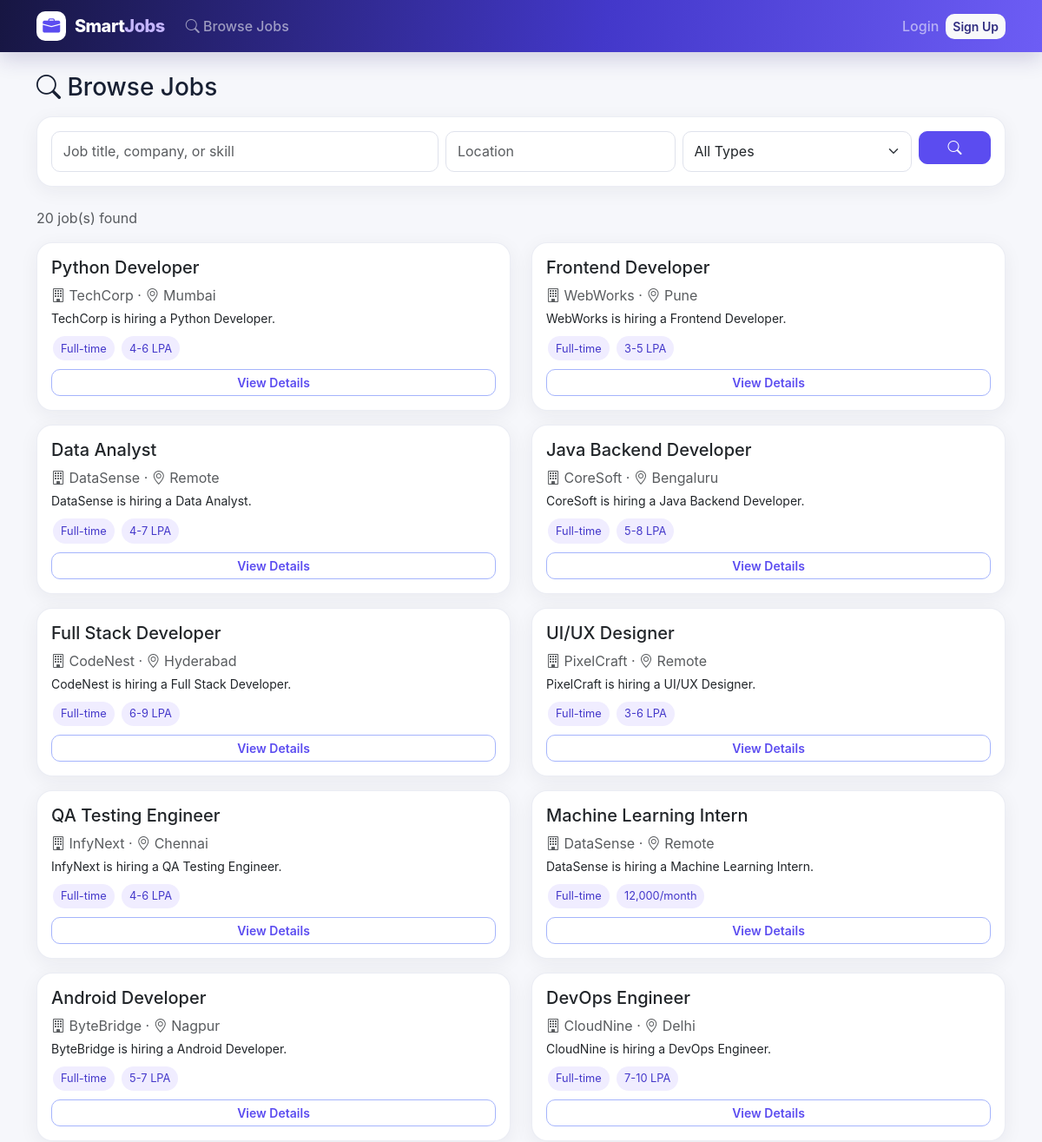
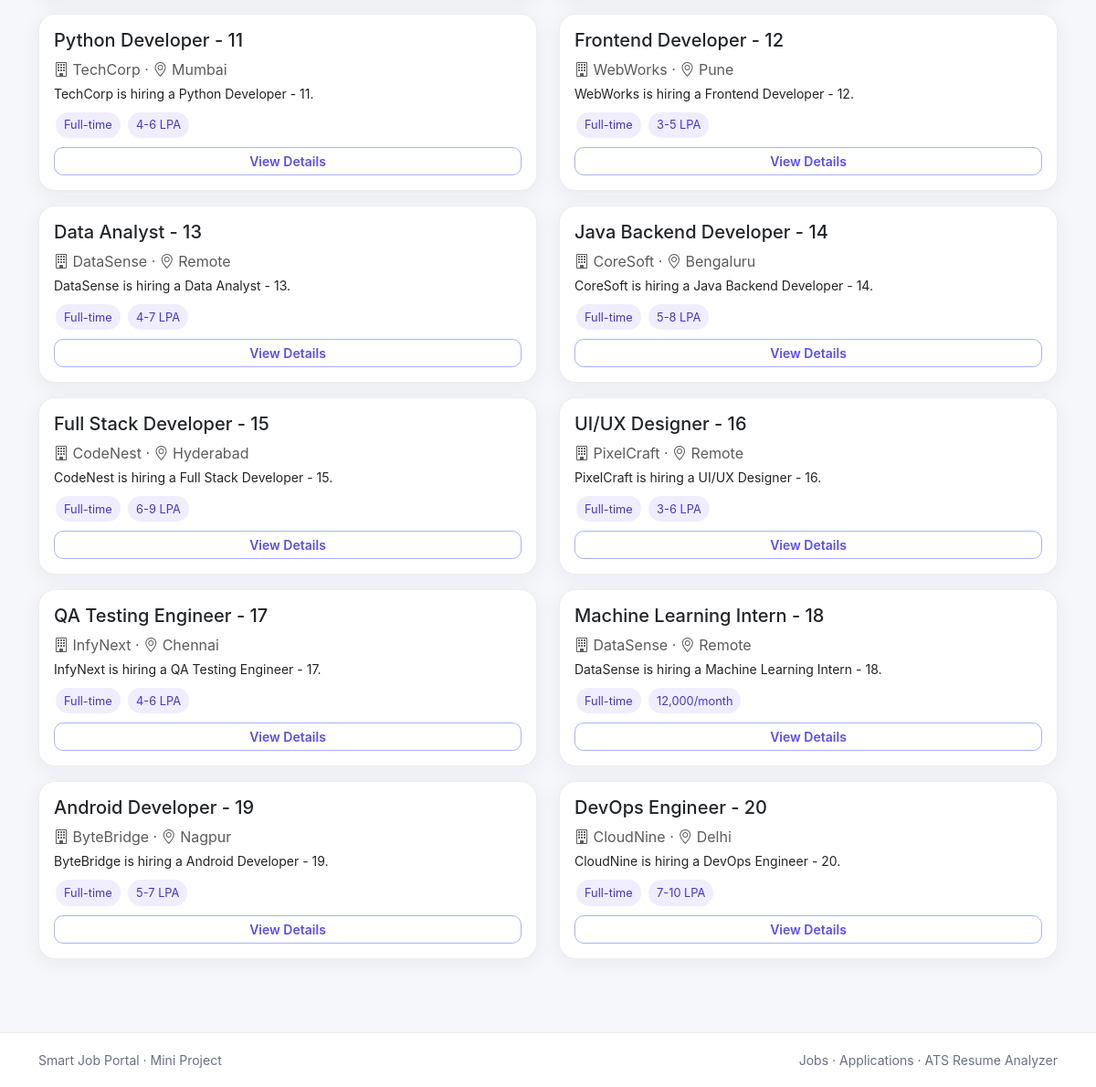
Page /jobs on the committed database (2 pictures, top to bottom).
### app.py (models this page shows, shortened)
class Job(db.Model):
    id = db.Column(db.Integer, primary_key=True)
    title = db.Column(db.String(200), nullable=False)
    company = db.Column(db.String(150), nullable=False)
    location = db.Column(db.String(120))
    job_type = db.Column(db.String(50), default="Full-time")
    category = db.Column(db.String(100))
    description = db.Column(db.Text, nullable=False)
    required_skills = db.Column(db.Text)
    min_experience = db.Column(db.Integer, default=0)
    salary_range = db.Column(db.String(100))
    posted_by = db.Column(db.Integer, db.ForeignKey("user.id"), nullable=False)
    posted_at = db.Column(db.DateTime, default=datetime.utcnow)
    is_active = db.Column(db.Boolean, default=True)
    applications = db.relationship("Application", backref="job", cascade="all, delete-orphan")

### app.py (the view)
@app.route("/jobs")
def list_jobs():
    q = request.args.get("q", "").strip()
    location = request.args.get("location", "").strip()
    job_type = request.args.get("job_type", "").strip()
    query = Job.query.filter_by(is_active=True)
    if q:
        like = f"%{q}%"
        query = query.filter(db.or_(Job.title.ilike(like), Job.company.ilike(like),
                                    Job.required_skills.ilike(like)))
    if location:
        query = query.filter(Job.location.ilike(f"%{location}%"))
    if job_type:
        query = query.filter_by(job_type=job_type)
    jobs = query.order_by(Job.posted_at.desc()).all()
    applied = set()
    if current_user.is_authenticated and not current_user.is_admin:
        applied = {a.job_id for a in Application.query.filter_by(user_id=current_user.id)}
    return render_template("jobs/list.html", jobs=jobs, query=q, location=location,
                           job_type=job_type, applied_job_ids=applied)

### templates/jobs/list.html (shortened to what this page needs)
<!DOCTYPE html>
<html lang="en">
<head>
    <link href="https://cdn.jsdelivr.net/npm/bootstrap@5.3.3/dist/css/bootstrap.min.css" rel="stylesheet">
    <link href="https://cdn.jsdelivr.net/npm/bootstrap-icons@1.11.3/font/bootstrap-icons.css" rel="stylesheet">
    <link href="{{ url_for('static', filename='css/style.css') }}" rel="stylesheet">
</head>
<body>
<nav class="navbar navbar-expand-lg navbar-dark sticky-top">
    <div class="container">
        <a class="navbar-brand" href="{{ url_for('index') }}"><span class="logo-icon"><i class="bi bi-briefcase-fill"></i></span> Smart<span>Jobs</span></a>
        <div class="collapse navbar-collapse" id="navMenu">
            <ul class="navbar-nav me-auto align-items-lg-center">
                <li class="nav-item"><a class="nav-link" href="{{ url_for('list_jobs') }}"><i class="bi bi-search"></i> Browse Jobs</a></li>
            </ul>
            <ul class="navbar-nav align-items-lg-center">
                {% if current_user.is_authenticated %}
                    <li class="nav-item"><a class="nav-link" href="{{ url_for('dashboard') }}"><i class="bi bi-grid-1x2"></i> Dashboard</a></li>
                    <li class="nav-item"><a class="nav-link user-pill" href="{{ url_for('profile') }}"><i class="bi bi-person-circle"></i> {{ current_user.name }}</a></li>
                    <li class="nav-item"><a class="nav-link" href="{{ url_for('logout') }}">Logout</a></li>
                {% else %}
                    <li class="nav-item"><a class="nav-link" href="{{ url_for('login') }}">Login</a></li>
                    <li class="nav-item"><a class="btn btn-light btn-sm signup-nav" href="{{ url_for('register') }}">Sign Up</a></li>
                {% endif %}
            </ul>
        </div>
    </div>
</nav>
<main class="container my-4">
<h3 class="mb-3"><i class="bi bi-search"></i> Browse Jobs</h3>
<div class="card p-3 mb-4">
    <form method="GET" class="row g-2">
        <div class="col-md-5">
            <input type="text" class="form-control" name="q" placeholder="Job title, company, or skill" value="{{ query }}">
        </div>
        <div class="col-md-3">
            <input type="text" class="form-control" name="location" placeholder="Location" value="{{ location }}">
        </div>
        <div class="col-md-3">
            <select class="form-select" name="job_type">
                <option value="">All Types</option>
            </select>
        </div>
        <div class="col-md-1">
            <button type="submit" class="btn btn-primary w-100"><i class="bi bi-search"></i></button>
        </div>
    </form>
</div>
<p class="text-muted">{{ jobs|length }} job(s) found</p>
<div class="row">
    {% for job in jobs %}
    <div class="col-md-6 mb-3">
        <div class="card job-card p-3 h-100">
            <div class="d-flex justify-content-between">
                <h5>{{ job.title }}</h5>
            </div>
            <p class="text-muted mb-1"><i class="bi bi-building"></i> {{ job.company }} &middot; <i class="bi bi-geo-alt"></i> {{ job.location or 'Remote' }}</p>
            <p class="small mb-2">{{ job.description[:120] }}{% if job.description|length > 120 %}...{% endif %}</p>
            <div class="mb-2">
                <span class="badge-skill">{{ job.job_type }}</span>
                {% if job.salary_range %}<span class="badge-skill">{{ job.salary_range }}</span>{% endif %}
            </div>
            <div class="d-flex gap-2 mt-auto">
                <a href="{{ url_for('view_job', job_id=job.id) }}" class="btn btn-sm btn-outline-primary flex-fill">View Details</a>
            </div>
        </div>
    </div>
    {% else %}
    <p class="text-muted">No jobs match your search criteria.</p>
    {% endfor %}
</div>
</main>
<footer class="site-footer"><div class="container d-flex flex-wrap justify-content-between gap-2"><small>Smart Job Portal · Mini Project</small><small>Jobs · Applications · ATS Resume Analyzer</small></div></footer>
</body>
</html>

### static/css/style.css (style rules this page uses)
:root { --primary:#5b4cf0;--primary-dark:#3f35b5;--secondary:#14b8a6;--orange:#f97316;--ink:#182033;--muted:#667085;--page:#f6f7fb;--card:#fff;--line:#e7e9f2 }
* { box-sizing:border-box }
body { background:var(--page);font-family:Inter,'Segoe UI',system-ui,sans-serif;color:var(--ink) }
.navbar { background:linear-gradient(100deg,#171642,#4338ca 58%,#6d5df5);box-shadow:0 8px 25px rgba(31,24,104,.18) }
.navbar-brand { font-weight:800;letter-spacing:-.5px }
.navbar-brand span:last-child { color:#c4b5fd }
.logo-icon { display:inline-flex;width:34px;height:34px;border-radius:10px;background:#fff;color:var(--primary);align-items:center;justify-content:center;margin-right:6px }
.nav-link { font-weight:500 }
.signup-nav { color:#312e81;border:0;border-radius:10px;font-weight:700 }
.card { border:1px solid rgba(231,233,242,.8);border-radius:18px;background:var(--card);box-shadow:0 5px 22px rgba(31,41,55,.06) }
.job-card { transition:.2s ease;height:100% }
.badge-skill { background:#f0edff;color:#4438ca;padding:.35em .7em;border-radius:20px;font-size:.8em;margin:2px;display:inline-block }
.btn { border-radius:10px;font-weight:600 }
.btn-primary { background:var(--primary);border-color:var(--primary) }
.btn-outline-primary { color:var(--primary);border-color:#a5b4fc }
.form-control,.form-select { border-radius:10px;border-color:#dfe2ec;padding:.68rem .8rem }
.site-footer { margin-top:4rem;border-top:1px solid var(--line);background:#fff;color:var(--muted);padding:1.2rem 0 }

### rows in the picture
Job: title "Python Developer", company "TechCorp", location "Mumbai", description "TechCorp is hiring a Python Developer.", job_type "Full-time", salary_range "4-6 LPA"
Job: title "Frontend Developer", company "WebWorks", location "Pune", description "WebWorks is hiring a Frontend Developer.", job_type "Full-time", salary_range "3-5 LPA"
Job: title "Data Analyst", company "DataSense", location "Remote", description "DataSense is hiring a Data Analyst.", job_type "Full-time", salary_range "4-7 LPA"
Job: title "Java Backend Developer", company "CoreSoft", location "Bengaluru", description "CoreSoft is hiring a Java Backend Developer.", job_type "Full-time", salary_range "5-8 LPA"
Job: title "Full Stack Developer", company "CodeNest", location "Hyderabad", description "CodeNest is hiring a Full Stack Developer.", job_type "Full-time", salary_range "6-9 LPA"
Job: title "UI/UX Designer", company "PixelCraft", location "Remote", description "PixelCraft is hiring a UI/UX Designer.", job_type "Full-time", salary_range "3-6 LPA"
Job: title "QA Testing Engineer", company "InfyNext", location "Chennai", description "InfyNext is hiring a QA Testing Engineer.", job_type "Full-time", salary_range "4-6 LPA"
Job: title "Machine Learning Intern", company "DataSense", location "Remote", description "DataSense is hiring a Machine Learning Intern.", job_type "Full-time", salary_range "12,000/month"
Job: title "Android Developer", company "ByteBridge", location "Nagpur", description "ByteBridge is hiring a Android Developer.", job_type "Full-time", salary_range "5-7 LPA"
Job: title "DevOps Engineer", company "CloudNine", location "Delhi", description "CloudNine is hiring a DevOps Engineer.", job_type "Full-time", salary_range "7-10 LPA"
Job: title "Python Developer - 11", company "TechCorp", location "Mumbai", description "TechCorp is hiring a Python Developer - 11.", job_type "Full-time", salary_range "4-6 LPA"
Job: title "Frontend Developer - 12", company "WebWorks", location "Pune", description "WebWorks is hiring a Frontend Developer - 12.", job_type "Full-time", salary_range "3-5 LPA"
Job: title "Data Analyst - 13", company "DataSense", location "Remote", description "DataSense is hiring a Data Analyst - 13.", job_type "Full-time", salary_range "4-7 LPA"
Job: title "Java Backend Developer - 14", company "CoreSoft", location "Bengaluru", description "CoreSoft is hiring a Java Backend Developer - 14.", job_type "Full-time", salary_range "5-8 LPA"
Job: title "Full Stack Developer - 15", company "CodeNest", location "Hyderabad", description "CodeNest is hiring a Full Stack Developer - 15.", job_type "Full-time", salary_range "6-9 LPA"
Job: title "UI/UX Designer - 16", company "PixelCraft", location "Remote", description "PixelCraft is hiring a UI/UX Designer - 16.", job_type "Full-time", salary_range "3-6 LPA"
Job: title "QA Testing Engineer - 17", company "InfyNext", location "Chennai", description "InfyNext is hiring a QA Testing Engineer - 17.", job_type "Full-time", salary_range "4-6 LPA"
Job: title "Machine Learning Intern - 18", company "DataSense", location "Remote", description "DataSense is hiring a Machine Learning Intern - 18.", job_type "Full-time", salary_range "12,000/month"
Job: title "Android Developer - 19", company "ByteBridge", location "Nagpur", description "ByteBridge is hiring a Android Developer - 19.", job_type "Full-time", salary_range "5-7 LPA"
Job: title "DevOps Engineer - 20", company "CloudNine", location "Delhi", description "CloudNine is hiring a DevOps Engineer - 20.", job_type "Full-time", salary_range "7-10 LPA"

### other values in the picture
{{ jobs|length }} "20"
